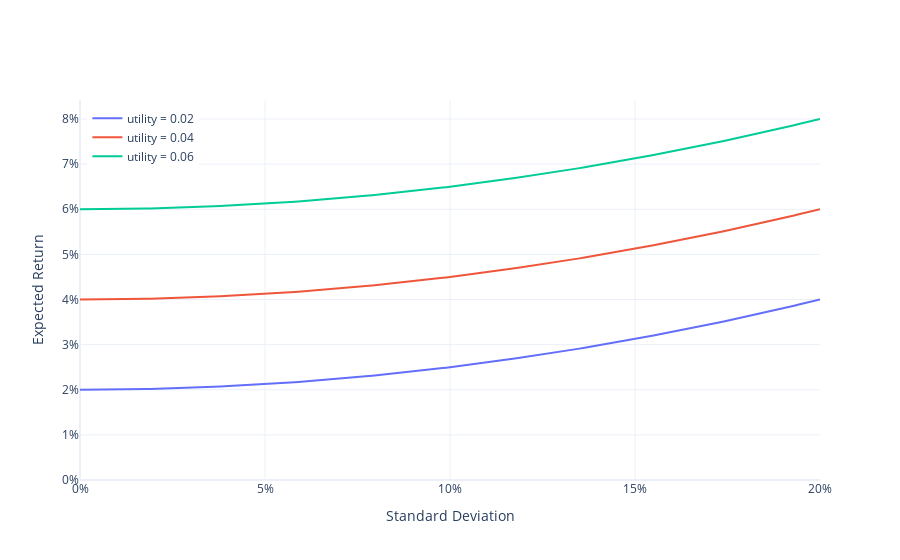

Write notebook code for a chart like this one.
### Markdown cell above
# FIGURE

### Code cell
import numpy as np
import plotly.graph_objects as go

sd = np.arange(0, 0.201, 0.001)
traces = []
for u in [0.02, 0.04, 0.06]:
    mn = u + 0.5*sd**2
    trace = go.Scatter(
        x=sd,
        y=mn,
        name=f"utility = {u}"
    )
    traces.append(trace)

fig = go.Figure()
for trace in traces:
    fig.add_trace(trace)

fig.update_layout(
    xaxis_title="Standard Deviation",
    yaxis_title="Expected Return",
    xaxis_rangemode = "tozero",
    yaxis_rangemode="tozero",
    xaxis_tickformat=".0%",
    yaxis_tickformat=".0%",
    legend=dict(
        yanchor="top", 
        y=0.99, 
        xanchor="left", 
        x=0.01
    ),
    template="plotly_white",
) 
fig.show()

### Figure 1 — Plotly figure (JSON) as saved in the notebook; plotly's stock layout.template omitted (floating-point values rounded to 4 significant figures; data arrays with more than 128 entries replaced by an {"elided": "..."} marker saying what was removed)
{"data": [{"name": "utility = 0.02", "type": "scatter", "x": {"elided": "201 float values"}, "y": {"elided": "201 float values"}}, {"name": "utility = 0.04", "type": "scatter", "x": {"elided": "201 float values"}, "y": {"elided": "201 float values"}}, {"name": "utility = 0.06", "type": "scatter", "x": {"elided": "201 float values"}, "y": {"elided": "201 float values"}}], "layout": {"legend": {"x": 0.01, "xanchor": "left", "y": 0.99, "yanchor": "top"}, "xaxis": {"rangemode": "tozero", "tickformat": ".0%", "title": {"text": "Standard Deviation"}}, "yaxis": {"rangemode": "tozero", "tickformat": ".0%", "title": {"text": "Expected Return"}}}}
